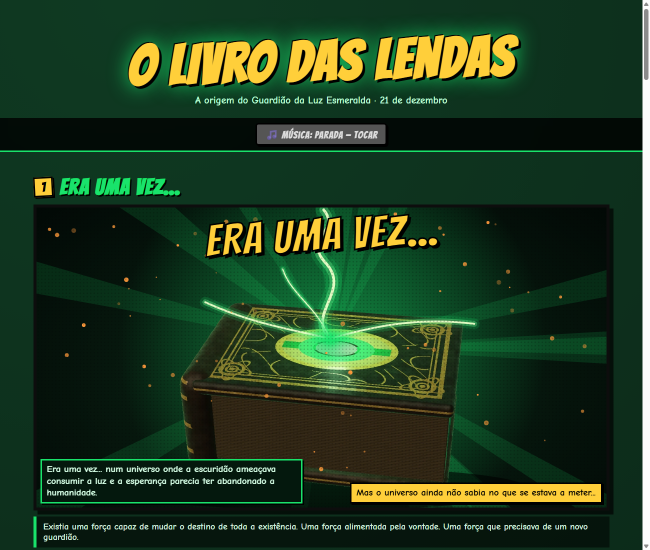
#> input picture build/a.png, 1300 x 1100 px (shown at 1/2 size); its folder holds only this picture in this run
$ python -i toon.py   (imports and definitions only)
#> lines starting #> are read from the running program, lines starting #| are printed output that depends on the picture
import math, random, re, sys, subprocess, os
from PIL import Image, ImageDraw, ImageFont, ImageFilter, ImageChops
W, H, FPS = 1280, 720, 30
FD = r"C:\Windows\Fonts\%s"
F = lambda n, s: ImageFont.truetype(FD % n, s)
SUBF = F("georgia.ttf", 34); BIG = F("georgiab.ttf", 130); MID = F("georgiab.ttf", 46); BUB = F("georgiab.ttf", 40); MONO = F("consola.ttf", 30)
GREEN = (60, 255, 120); DKG = (10, 90, 50); SKIN = (112, 72, 52); SKIN_D = (88, 54, 38); HAIR = (24, 18, 16)
GOLD = (240, 200, 80)
rnd = random.Random(7)

def ease(t): t = max(0, min(1, t)); return t * t * (3 - 2 * t)
def clamp(t): return max(0, min(1, t))

# [13 lines left out: functions grad, glow_sprite, not called in this run]
GL = {}
# [4 lines left out: function glow, not called in this run]

# ---------------- character sprites (supersampled) ----------------
def ss(w, h, k=3): return Image.new("RGBA", (w * k, h * k), (0, 0, 0, 0)), k

# [114 lines left out: functions hero_bust, baby_sprite, flyer_sprite, back_sprite, not called in this run]

def child_sprite(size=360):
    return hero_bust("kid", "smile", False, False, size)

def kid_head(age, size=420): return hero_bust(age, "smirk" if age != "kid" else "smile", False, False, size)

SPR = {}
# [71 lines left out: functions spr, stars, skyline, planet, cam, sparkles and 2 more, not called in this run]

def text_c(img, txt, font, y, col, a=1.0, stroke=0, sc=(0, 0, 0)):
    lay = Image.new("RGBA", (W, H), (0, 0, 0, 0)); d = ImageDraw.Draw(lay); w = d.textlength(txt, font=font)
    d.text(((W - w) / 2, y), txt, font=font, fill=col + (int(255 * a),), stroke_width=stroke, stroke_fill=sc + (int(255 * a),)); img.alpha_composite(lay)

def vignette(img, k=0.55):
    global VIG
    if "VIG" not in globals():
        v = Image.new("L", (W, H), 0); d = ImageDraw.Draw(v)
        for i in range(60):
            a = int(255 * k * (1 - i / 60) ** 2); d.rectangle([i * 6, i * 4, W - i * 6, H - i * 4], outline=a, width=7)
        VIG = ImageChops.invert(v.filter(ImageFilter.GaussianBlur(10)))  # dark at edges
        VIG = v.filter(ImageFilter.GaussianBlur(10))
    dark = Image.new("RGBA", (W, H), (0, 0, 0, 255)); dark.putalpha(VIG); img.alpha_composite(dark)

# ---------------- scene artwork ----------------
BG = {}
# [16 lines left out: functions bg_book, bg_city, bg_room, not called in this run]
def bg_space():
    im = Image.new("RGBA", (1500, 844), (3, 6, 14, 255)); im.alpha_composite(stars(1500, 844, 350, 4)); return im
# [11 lines left out: functions bg_sunset, bg_day_city, not called in this run]
def bg_party():
    return grad(W, H, (8, 40, 30), (3, 14, 12)).convert("RGBA")
# [2 lines not run here, left out]
def getbg(n):
    if n not in BG: BG[n] = globals()["bg_" + {"book": "book", "city": "city", "room": "room", "space": "space", "sunset": "sunset", "daycity": "day_city", "party": "party"}[n]]()
    return BG[n]

# [110 lines left out: functions book_img, scene_book, scene_city, scene_birth, scene_grow, scene_ring and 1 more, not called in this run]

REPORT = [("Poder", "Extraordinário", 1.0), ("Coragem", "Inquestionável", .98), ("Lealdade", "Absoluta", 1.0), ("Aconselhar", "Elevada", .85), ("Sentido de humor", "Questionável", .4), ("Diplomacia", "Em formação", .25), ("Capacidade de roast", "Ameaça galáctica", 1.0)]
# [72 lines left out: functions scene_report, shield, scene_action, scene_heart, scene_reveal, not called in this run]

CONF = [(random.Random(i).random() * W, random.Random(i + 99).random(), random.choice([(60, 255, 130), (255, 220, 90), (255, 255, 255), (120, 200, 255)]), random.Random(i + 5).random() * 6.28) for i in range(120)]
# [24 lines left out: function scene_party, not called in this run]

SCENES = [scene_book, scene_city, scene_birth, scene_grow, scene_ring, scene_action, scene_heart, scene_report, scene_reveal, scene_party]
# [1 line not run here, left out]

# [40 lines left out: functions wrap, chunks, render, not called in this run]

# [5 lines not run here, left out]

>>> import cv2
>>> picture = cv2.imread('a.png', cv2.IMREAD_GRAYSCALE)
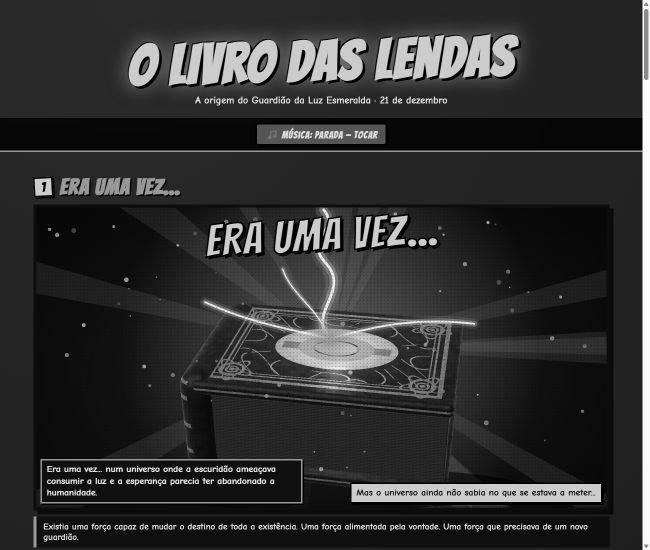
#> picture: shape (1100, 1300) (shown at 1/2 size); min 0, max 252, mean 48.7
>>> result = vignette(picture)
#> in vignette, `v = Image.new('L', (W, H), 0)`: v: PIL image 1280x720 L; every value is 0
#> in vignette, `VIG = ImageChops.invert(v.filter(ImageFilter.GaussianBlur(10)))`:
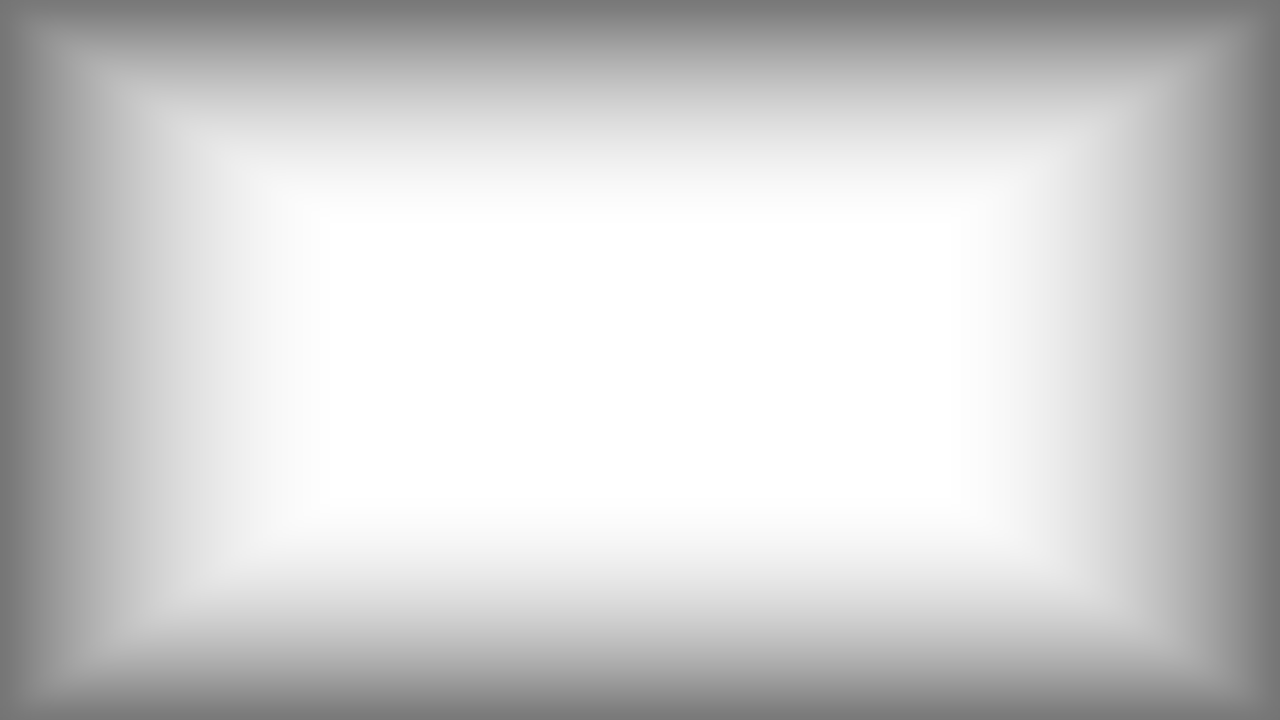
#> VIG: PIL image 1280x720 L; min 116, max 255, mean 205.8
#> in vignette, `VIG = v.filter(ImageFilter.GaussianBlur(10))`:
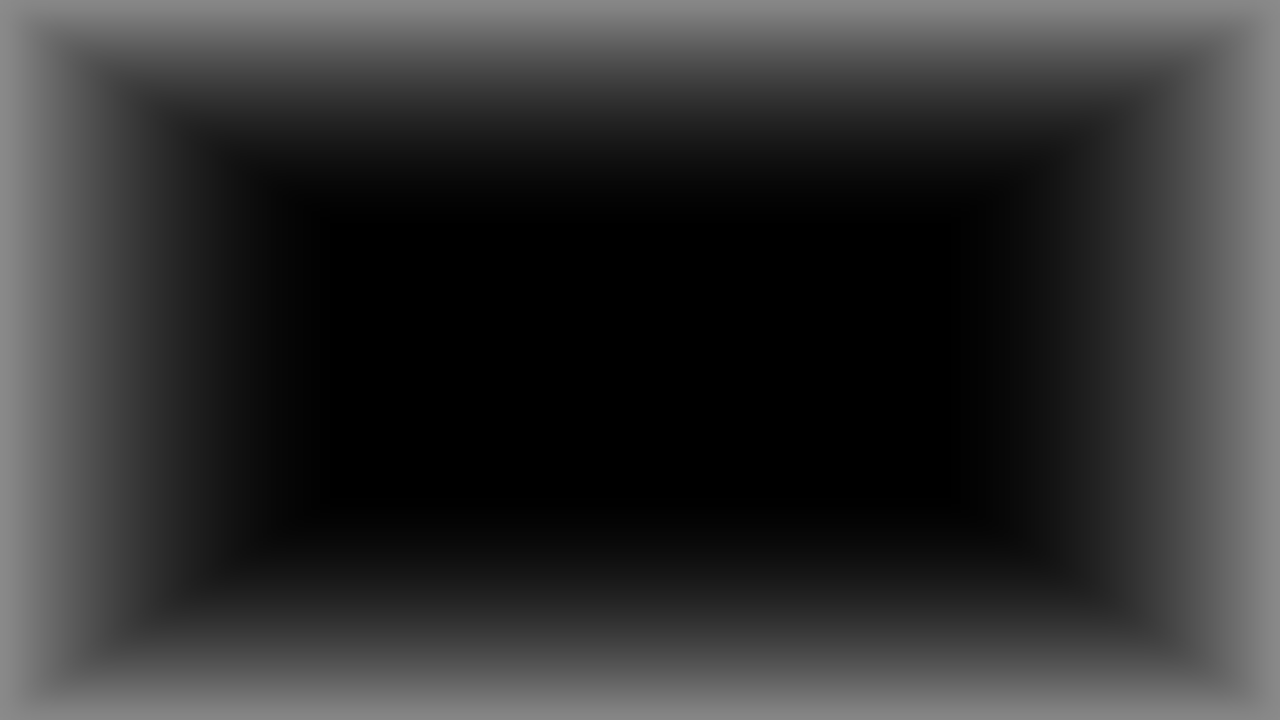
#> VIG: PIL image 1280x720 L; min 0, max 139, mean 49.2
#> (the run stopped early here; a loop or call above may not have finished)

$ run again, on build/b.png
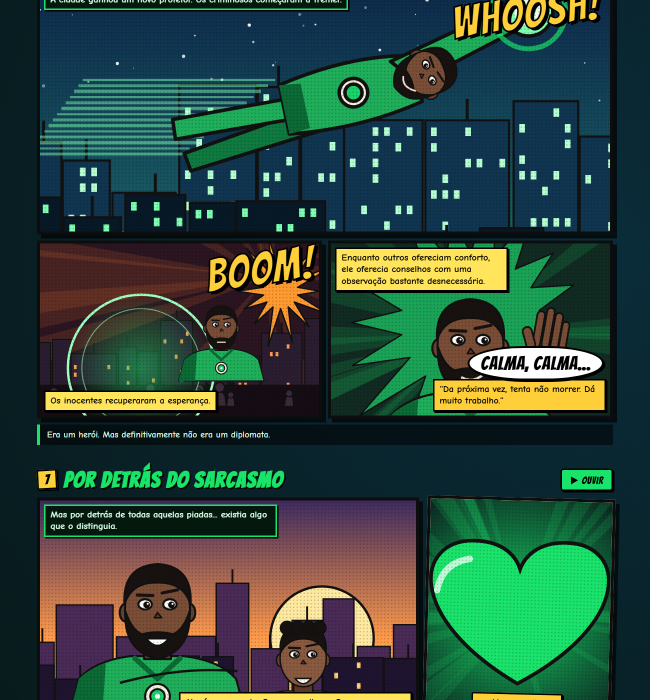
#> input picture build/b.png, 1300 x 1400 px (shown at 1/2 size)
#> `picture = cv2.imread('a.png', cv2.IMREAD_GRAYSCALE)`:
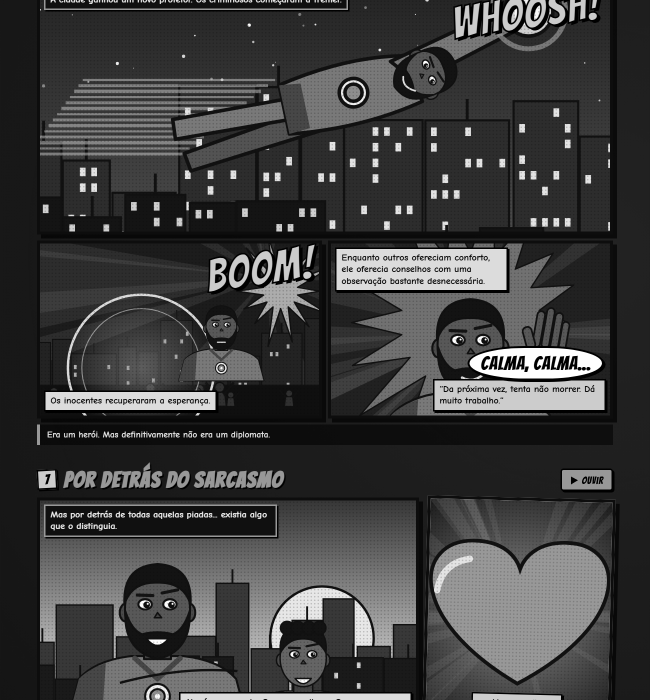
#> picture: shape (1400, 1300) (shown at 1/2 size); min 0, max 255, mean 63.7
#> v: PIL image 1280x720 L; every value is 0

$ run again, on build/bk.png
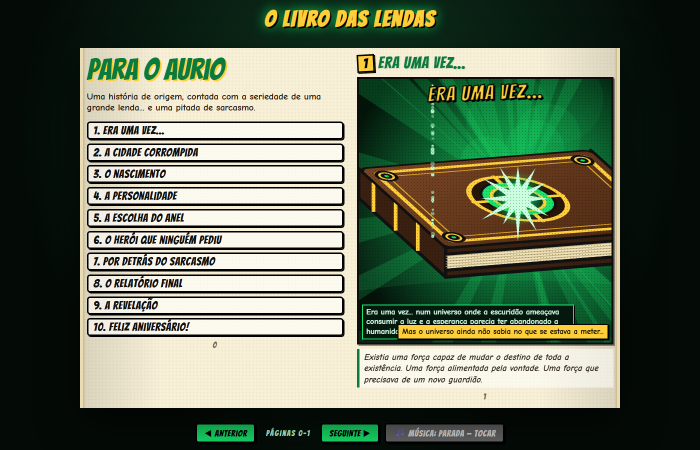
#> input picture build/bk.png, 1400 x 900 px (shown at 1/2 size)
#> `picture = cv2.imread('a.png', cv2.IMREAD_GRAYSCALE)`:
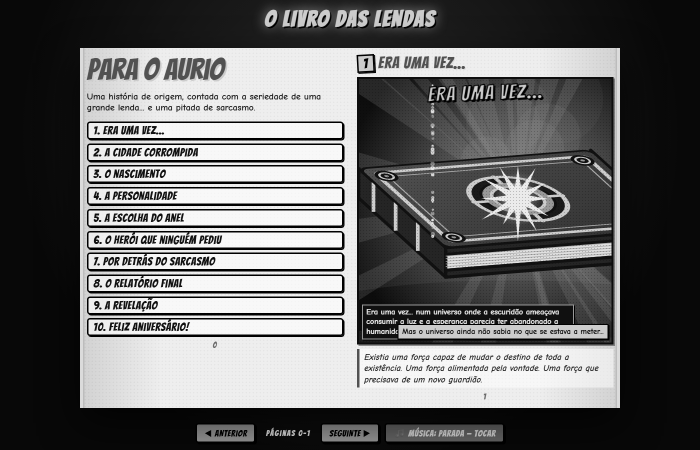
#> picture: shape (900, 1400) (shown at 1/2 size); min 0, max 248, mean 104.2
#> v: PIL image 1280x720 L; every value is 0
